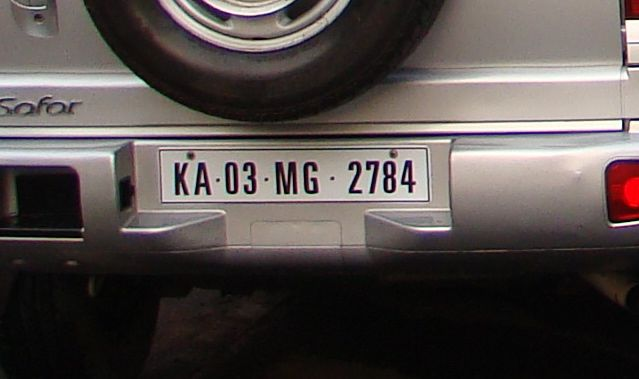
//> input picture car1.jpg, 639 x 379 px
$ ./train_brute1 ../car1.jpg   (built with g++ and OpenCV 4)
//> lines starting //> are read from the running program, lines starting //| are printed output that depends on the picture; after the words box and inside, x2 and y2 are one past the last pixel; in counts of white or black regions, pixels touching at a corner belong together
#include "opencv2/core/core_c.h"
#include "opencv2/core/core.hpp"
#include "opencv2/flann/miniflann.hpp"
#include "opencv2/imgproc/imgproc_c.h"
#include "opencv2/imgproc/imgproc.hpp"
#include "opencv2/video/video.hpp"
#include "opencv2/features2d/features2d.hpp"
#include "opencv2/objdetect/objdetect.hpp"
#include "opencv2/calib3d/calib3d.hpp"
#include "opencv2/ml/ml.hpp"
#include "opencv2/highgui/highgui_c.h"
#include "opencv2/highgui/highgui.hpp"
#include "opencv2/contrib/contrib.hpp"
#include<string>
#include<cstring>
#include<cstdio>
using namespace std;
using namespace cv;
int main(int argc,char *argv[])
{
	Mat img;
	char c,s[25];
	int ans,z;
	string s1;
	int err,min_e,max,br[37][25][25],cr[25][25];
	for(int i=0;i<=36;i++)
	{
		c=0;
		double ar[25][25]={};
		for(int j=1;j<=10;j++)
		{
			if(i>=0 && i<=9)
				sprintf(s,"%d_%d.jpg",i,j);
			else
				sprintf(s,"%c_%d.jpg",i+'a'-10,j);
			s1=(string) s;
			img=imread(s1);
//> 0_1.jpg cannot be read in this run, so this picture is empty
			if(img.empty())
				continue;
			cvtColor(img,img, CV_RGB2GRAY );
			threshold(img,img,127,255,THRESH_BINARY);c++;
			/*namedWindow(s1, CV_WINDOW_AUTOSIZE*10);
			imshow(s1,img);
			waitKey(0);
*/
			for(int k=0;k<img.rows;k++)
			{
			    for (int l=0;l<img.cols;l++)
			      {
			      	 //    	printf("%c " ,img.at<uchar>(k,l));

			      	if(img.at<uchar>(k,l))
				 	br[i][k][l]=1;
				 else
				 	br[i][k][l]=0;
			      }
			}
		}
		// [11 lines of commented-out code are left out]
	}
	for(int i=1;i<=7;i++)
	{
		printf("i=%d-------------------------------------------------\n",i);
		for(int j=0;j<20;j++,printf("\n"))
			{
			    for (int k=0;k<20;k++)
				{
					printf("%d",br[i][j][k]);
				}
			}
	}

	img=imread(argv[1]);
//> img is the input picture: 379 rows x 639 cols, CV_8UC3; mean B, G, R 74.3, 76.4, 83.8
	cvtColor(img,img, CV_RGB2GRAY );
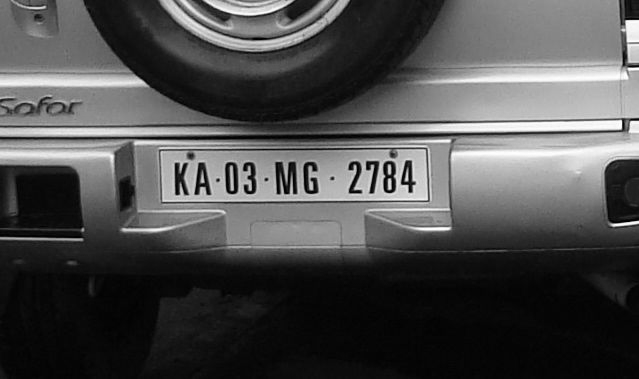
//> img: 379 rows x 639 cols, CV_8UC1; min 0, max 255, mean 76.7
	threshold(img,img,127,255,THRESH_BINARY);c++;
//> after `threshold(img, img, 127, 255, THRESH_BINARY)`:
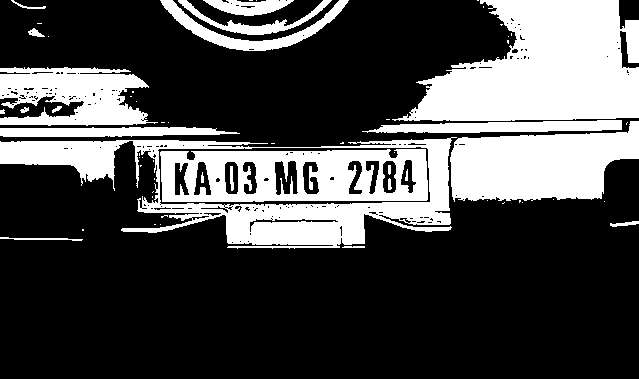
//> img: 379 rows x 639 cols, CV_8UC1; 29.4% white; 61 white regions (38 under 20 px), largest, box (x1, y1, x2, y2) and area: (392, 0, 639, 121) 19869, (0, 137, 457, 249) 15103, (450, 121, 639, 202) 10763
			for(int k=0;k<img.rows;k++)
	{
	    for (int l=0;l<img.cols;l++)
	      {
	      	if(img.at<uchar>(k,l))
			cr[k][l]=1;
		else
			cr[k][l]=0;
		}
	}
	min_e=500000000;
	max=-1;
	for(int i=1;i<=36;i++)
	{
		z=0;
		err=0;
		for(int j=0;j<20;j++)
			{
			    for (int k=0;k<20;k++)
				{
					if(br[i][j][k] &&cr[j][k])
					{
						z++;
					}
					else if(br[i][j][k] || cr[j][k])
						err++;
				}
			}
		if(i<=9)
			c=i+'0';
		else
			c=i-10+'A';
		//cout<<"i= "<<c<<"z= "<<z<<"  error= "<<err<<endl;
		if(z>max)
		{
			max=z;
			min_e=err;
			ans=i;
		}
		else if(z==max && err<min_e)
		{
			max=z;
			min_e=err;
			ans=i;
		}
	}
//> this loop made 36 passes
//> (z, err, max, min_e) on passes 1, 2, 5: (0, 61, 0, 61), (19, 361, 19, 361), (19, 261, 19, 261)
//> (z, err) on passes 3, 4, 6, 7, 8, 9: (8, 146), (9, 249), (0, 19), (0, 19), (0, 54), (0, 19)
//> after the loop, z = 0; err = 19; max = 19; min_e = 261; ans = 5
	if(ans>=0 && ans<=9)
		c=ans+'0';
//> c = '5'
 	else if(ans>=10 && ans<=36)
		c=ans-10+'A';
	else
		c='\0';
   	cout<<"ans= "<<c<<endl;
//| ans= 5
   return 0;
}
